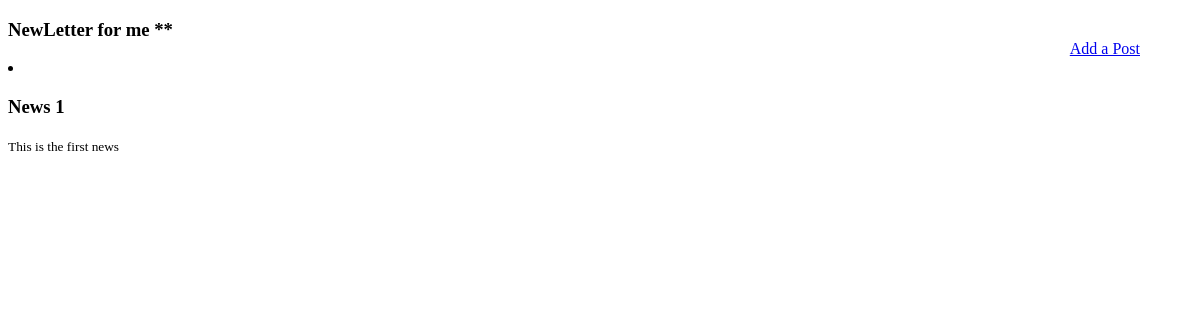
Before: / with the older database file.
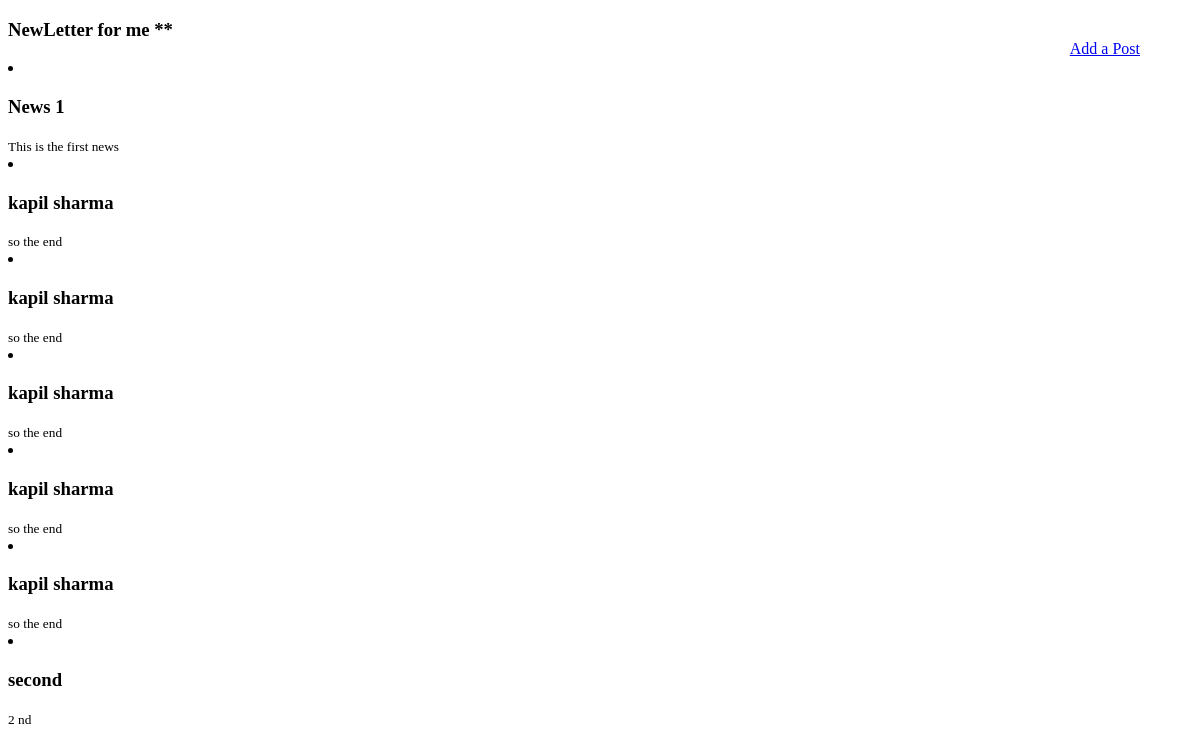
After: the same page with the newer database file.
### letter/models.py (models this page shows, shortened)
class post(models.Model):
    title= models.CharField(max_length= 100)
    body= models.TextField()

### letter/views.py (the view)
# urls.py: path('',HomeView.as_view(), name ='home' ),
class HomeView(ListView):
    model = post
    template_name = 'base.html'

### templates/base.html (shortened to what this page needs)
<!DOCTYPE html>
<html lang="en">
<head>
</head>
<body>
    <h3>NewLetter for me **</h3>
    {% for post in object_list %}
        <li>
            <h3>{{post.title}}</h3>
            <small>{{post.body}}</small>
        </li>
    {% endfor%}
    <a  id="addpost" href="{% url 'addnews' %}">Add a Post</a>
</html>

### templates/base.html (style rules this page uses)
#addpost { position: fixed; top: 5%; right: 5%; }

Changed rows visible on the page:
added post: title "kapil sharma", body "so the end"
added post: title "kapil sharma", body "so the end"
added post: title "kapil sharma", body "so the end"
added post: title "kapil sharma", body "so the end"
added post: title "kapil sharma", body "so the end"
added post: title "second", body "2 nd"
